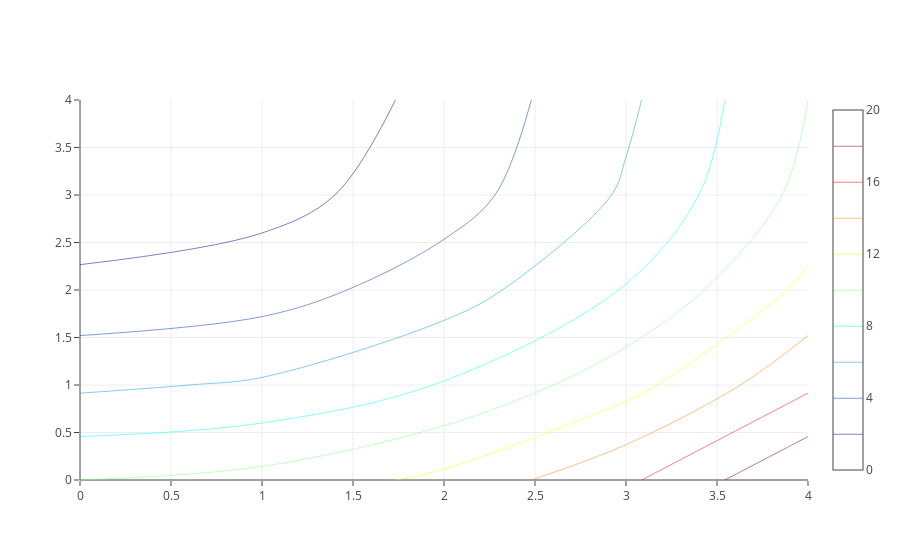

The code cell stored with this chart in its notebook:
### Code cell
data = [
    go.Contour(
            #z=ng_data,
            z=np_z,
            colorscale='Jet',
            contours=dict(
                coloring='lines',
            ),
    )
]

# To slow for large datasets
py.iplot(data)

### Figure 1 — Plotly figure (JSON) as saved in the notebook; plotly's stock layout.template omitted (floating-point values rounded to 4 significant figures)
{"data": [{"colorscale": "Jet", "contours": {"coloring": "lines"}, "type": "contour", "z": [[10, 10.62, 12.5, 15.62, 20], [5.625, 6.25, 8.125, 11.25, 15.62], [2.5, 3.125, 5, 8.125, 12.5], [0.625, 1.25, 3.125, 6.25, 10.62], [0, 0.625, 2.5, 5.625, 10]]}], "layout": {}}
